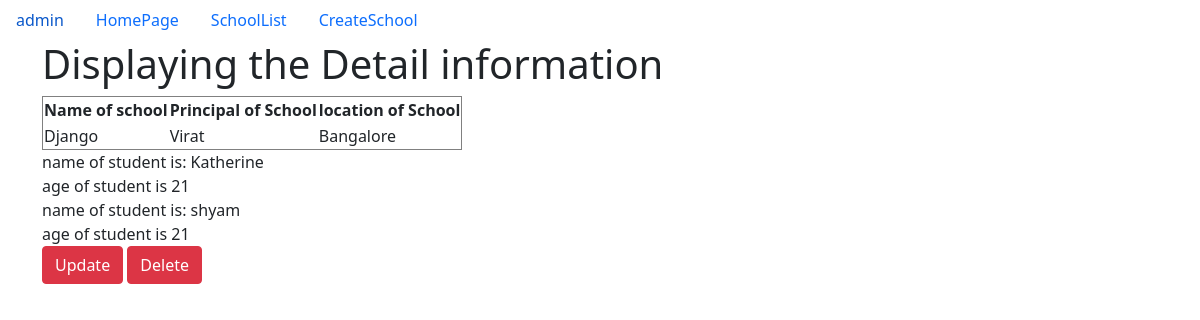
Screenshot of /3/ with the database file from the repository.
### app/models.py (models this page shows, shortened)
class School(models.Model):
    name=models.CharField(max_length=100)
    principal=models.CharField(max_length=100)
    location=models.CharField(max_length=100)

class Student(models.Model):
    name=models.CharField(max_length=100)
    age=models.PositiveIntegerField()
    school=models.ForeignKey(School,on_delete=models.CASCADE,related_name='students')

### app/views.py (the view)
# urls.py: re_path('(?P<pk>\d+)/',views.SchoolDetailView.as_view(),name='detail'),
class SchoolDetailView(DetailView):
    model=School
    context_object_name='school'

### templates/app/school_detail.html (shortened to what this page needs)
{% extends 'app/base.html' %}
    {% block body_block %}
    <div class='container'>
        <div class='jumbotron'>
                <h1>Displaying the Detail information</h1>
                <table border='1px'>
                    <tr><th>Name of school</th>
                    <th>Principal of School</th>
                <th>location of School</th></tr>
                <tr>
                    <td>{{school.name}}</td>
                    <td>{{school.principal}}</td>
                    <td>{{school.location}}</td>
                </tr>
                </table>
                {% for student in school.students.all %}
                name of student is: {{student.name}}<br>
                age of student is {{student.age}}<br>
                {% endfor %}
        </div>
        <a href="{% url 'update' pk=school.pk %}" class='btn btn-danger'>Update</a>
        <a href="{% url 'delete' pk=school.pk %}" class='btn btn-danger'>Delete</a>
    </div>
    {% endblock %}

### rows the page displays
School: name "Django", principal "Virat", location "Bangalore"
Student: name "Katherine", age "21"
Student: name "shyam", age "21"
